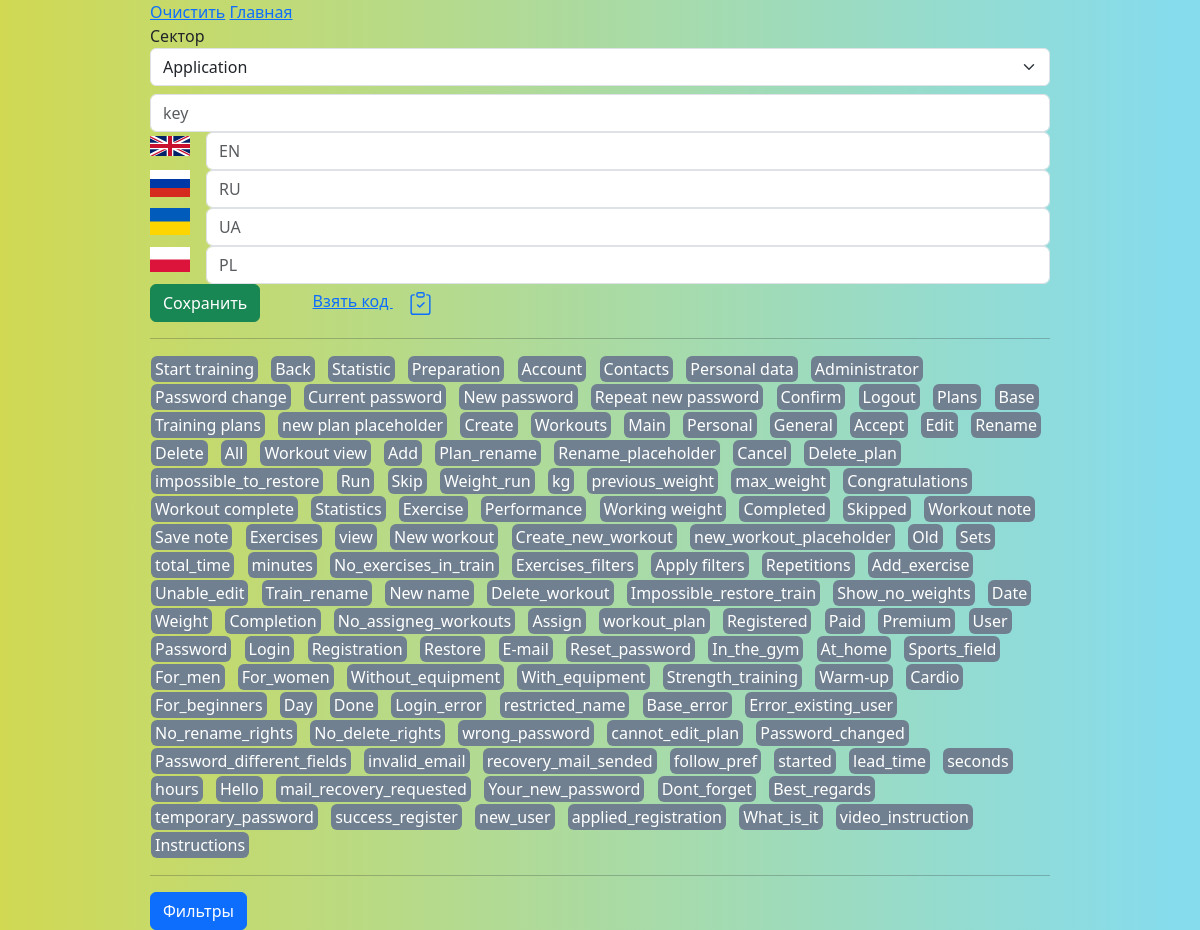
Before: /localization (signed in) with the older database file.
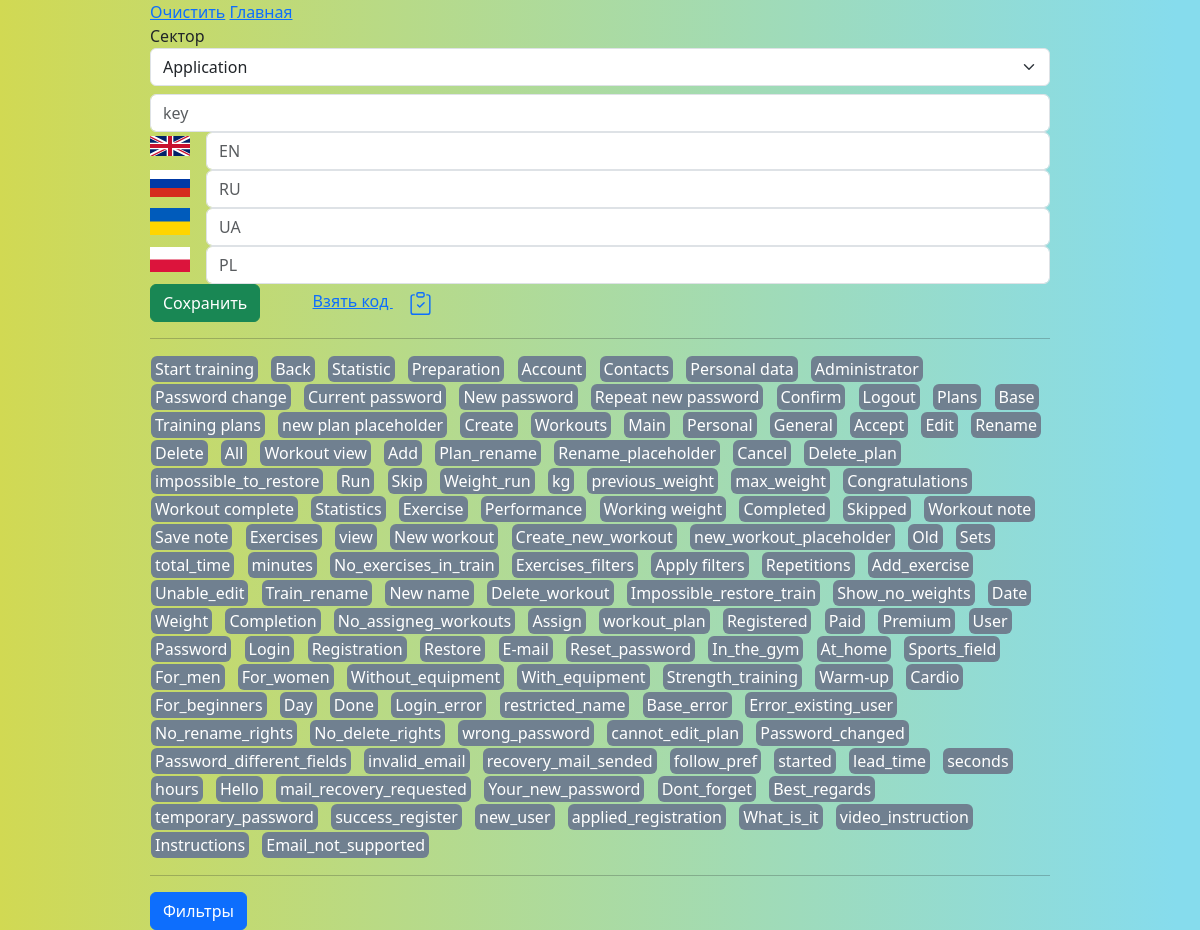
After: the same page with the newer database file.
### _models.py (models this page shows, shortened)
class Localization(db.Model):
    __tablename__ = 'localization'
    id = Column(Integer, primary_key=True)
    key = db.Column(db.String(255), unique=True)
    sector = db.Column(db.String(50))
    translations = Column(db.Text)

### main.py (the view, shortened to what this page needs)
@app.route('/localization', methods=['POST', 'GET'])
@login_required
def localization():
    languages = config.LANGUAGES
    sectors = config.SECTORS
    phrase_dict = {}
    sector = 'Application'
    phrases = Localization.query.all()
    phrases_list = []
    for phrase in phrases:
        translations_dict = json.loads(phrase.translations)
        phrases_list.append([phrase.key, translations_dict])
    if request.method == 'GET':
        phrase_key = request.args.get('key', '')
        phrase_obj = Localization.query.filter_by(key=phrase_key).first()
        if phrase_obj:
            phrase_dict = json.loads(phrase_obj.translations)
            sector = phrase_obj.sector
    return render_template('localization.html', languages=languages, phrases_list=phrases_list, phrase_dict=phrase_dict,
                               phrase_key=phrase_key, sectors=sectors, sector=sector)

### _logic.py (called while the page is built)
def load_localization_dict():
    phrases = Localization.query.all()
    phrases_list = {}
    for phrase in phrases:
        translations_dict = json.loads(phrase.translations)
        phrases_list[phrase.key] = translations_dict
    return phrases_list

### main.py (called while the page is built)
@login_manager.user_loader
def load_user(user_id):
    return User.query.get(int(user_id))

@app.context_processor
def inject_local_dict():
    local_dict = load_localization_dict()
    return {'local_dict': local_dict}

### templates/localization.html (shortened to what this page needs)
{% extends 'base.html' %}
{% block body %}
    {% if current_user.role == "admin" %}
        <div class="localization-block">
            <a href="/localization">Очистить</a>
            <a href="/">Главная</a>
            <form method="post">
                <span>Сектор</span>
                <select name="sector" id="" class="form-select mb-2">
                    {% for section in sectors %}
                        <option value="{{section}}" {% if section == sector %} selected {% endif %}>{{section}}</option>
                    {% endfor %}
                </select>
                <div class="d-flex">
                    <input type="text" name="key" id="localization_key" placeholder="key" class="form-control" required {% if phrase_key != '' %}value="{{phrase_key}}"{% endif %}>
                </div>
                    {% for language in languages %}
                        <div class="d-flex">
                            <span class="me-3"><img src="/static/flags/{{language}}.png" alt=""></span>
                            <input type="text" name="local_input_{{language}}" id="local_input_{{language}}" {% if phrase_key != '' %}value="{{phrase_dict[language]}}"{% endif %} placeholder="{{language}}" class="form-control">
                        </div>
                    {% endfor %}
                <button type="submit" class="btn btn-success me-5">
                    Сохранить
                </button>
                <a href="#" class="get-code-link">
                    Взять код
                </a>
            </form>
            <hr>
                {% for phrase in phrases_list %}
                   <a href="/localization_load_phrase/{{phrase[0]}}" class="me-2 localiz-custom-badge" name="{{phrase[0]}}">{{phrase[0]}}</a>
                {% endfor %}
            <hr>
            <div class="">
                <a class="btn btn-primary" data-bs-toggle="collapse" href="#filters_localization" role="button" aria-expanded="false" aria-controls="filters_localization">
                Фильтры
            </a>
            </div>
        </div>
    {% endif %}
{% endblock %}

### templates/base.html (shortened to what this page needs)
<!doctype html>
<html lang="ru">
<head>
    <link rel="stylesheet" href="{{ url_for('static', filename='css/bootstrap.min.css' )}}">
    <link rel="stylesheet" href="{{ url_for('static', filename='css/main.css' )}}">
    <link href="https://cdnjs.cloudflare.com/ajax/libs/select2/4.1.0-beta.1/css/select2.min.css" rel="stylesheet" />
</head>
<body>
    <div class="container">
        {% block body %}{% endblock %}
    </div>
</body>
</html>

### static/css/main.css (style rules this page uses)
body { background-image: linear-gradient(90deg, rgba(2,0,36,1) 0%, rgba(209,217,83,1) 0%, rgba(134,220,237,1) 98%); background-size: cover; background-repeat: no-repeat; background-attachment: fixed; }
.localization-block { position: absolute; top: 0; left: 0; width:100%; max-width: 900px; left: 50%; transform: translateX(-50%); }
.localiz-custom-badge { display: inline-block; background: #708090; color: white; text-decoration: none; border-color: white; border-radius: 6px; margin: 1px; padding: 1px; padding-left: 4px; padding-right: 4px; }

Changed rows visible on the page:
added Localization: key "Email_not_supported"
